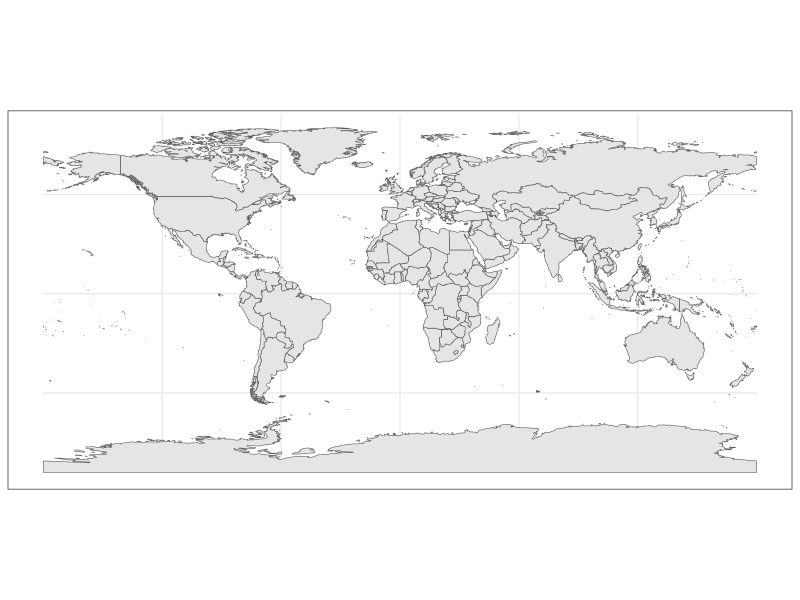
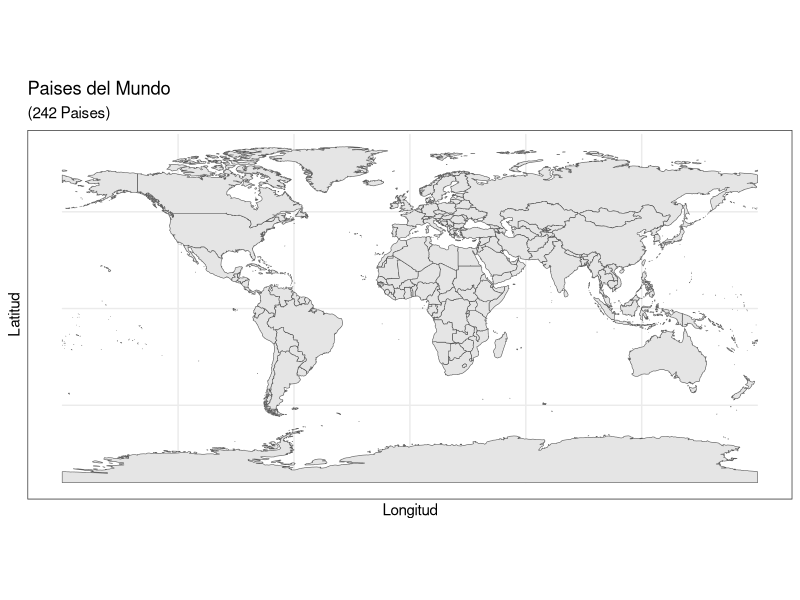
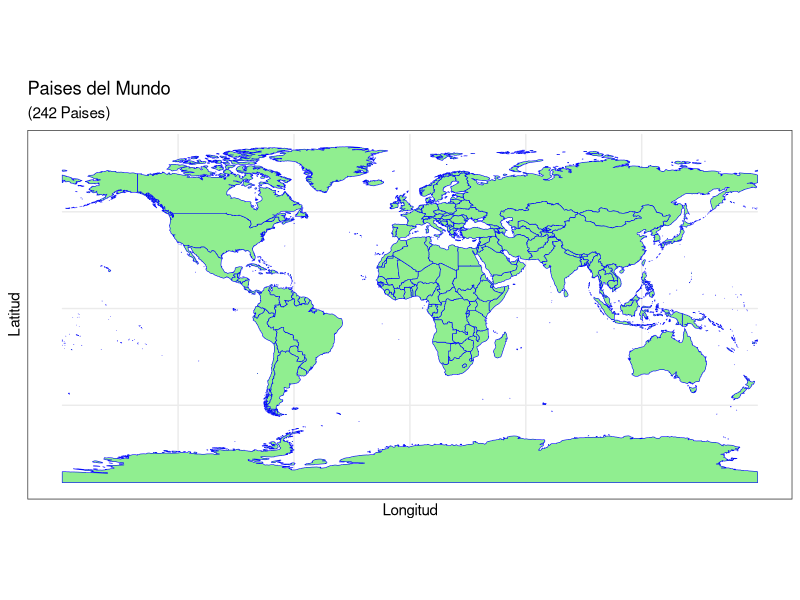
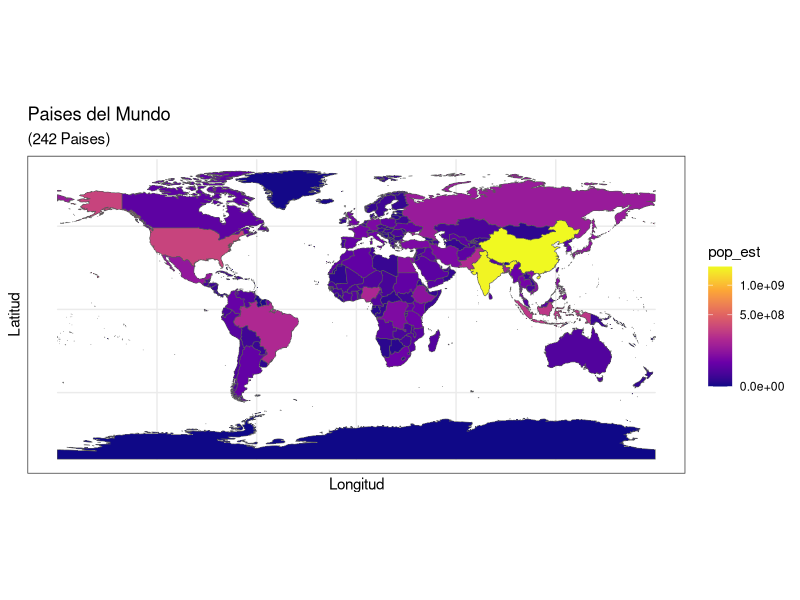
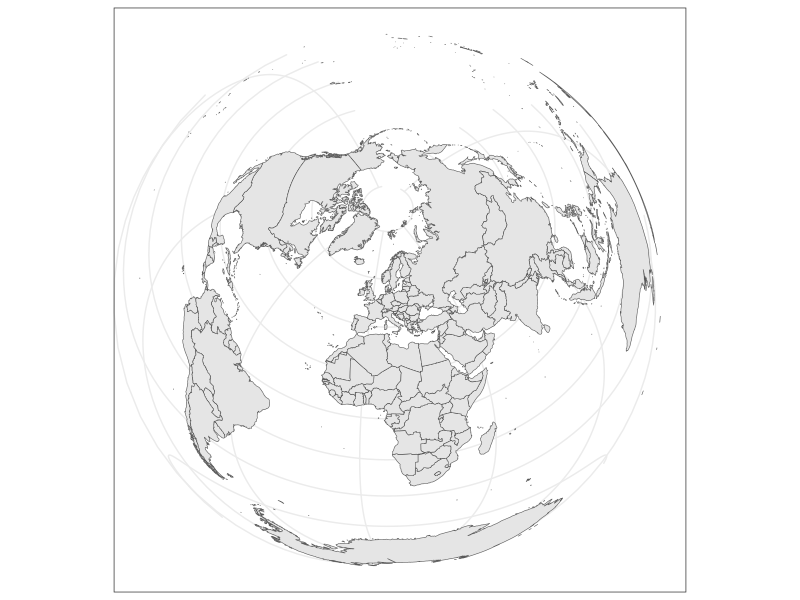
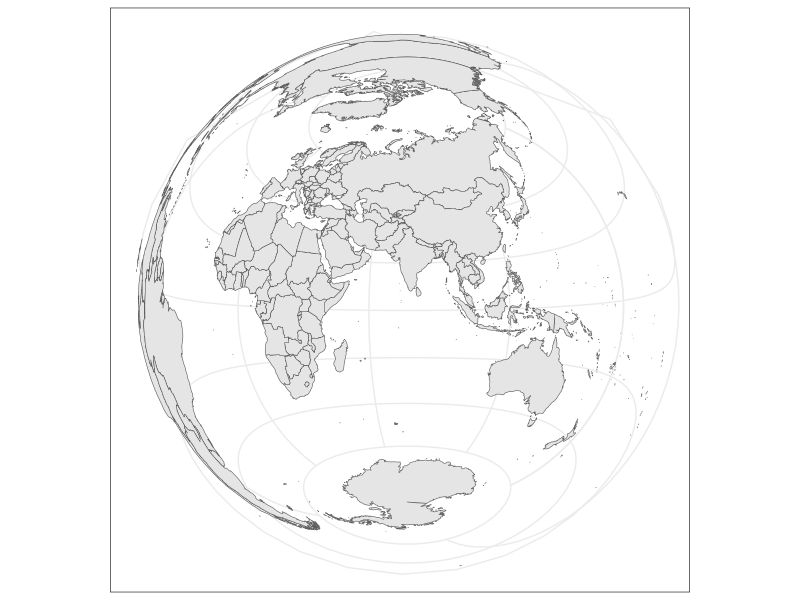
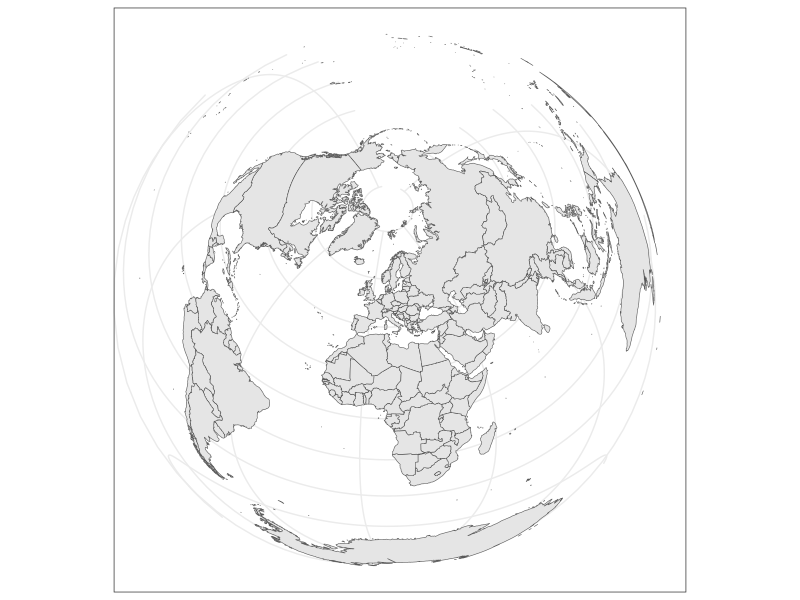
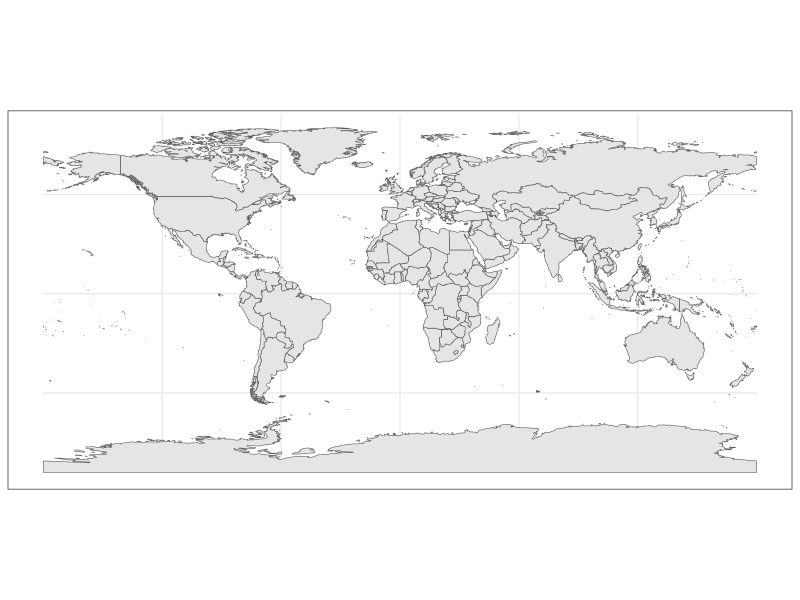

Generate these figures, in order, with R:
## ---- chunk 1
knitr::opts_chunk$set(echo = TRUE)
## ---- chunk 2
library(ggplot2)
library(rnaturalearth)
library(rnaturalearthdata)
library(sp)
library(raster)
theme_set(theme_bw()) ##?theme_bw establece el tema en blanco y negro es una función de ggplot2

elMundo <- ne_countries(scale = "medium", returnclass = "sf") #Retorna poligonos de cada país del mundo, la escala media es de 1:50, la escala larga de 1:10 y la escala pequeña de 1:110. La clase de retorno puede ser sp o sf para datos espaciales

str(elMundo)

#Ahora grafiquemos nuestro mapa 

ggplot(data = elMundo) + geom_sf()

#Decoremos nuestro mapa

ggplot(data = elMundo) + geom_sf() + xlab("Longitud") + ylab("Latitud") +
  ggtitle("Paises del Mundo", subtitle = paste0("(", length(unique(elMundo$name)), " Paises)"))

#Asignemosle colores

ggplot(data = elMundo) + geom_sf(color="blue", fill = "lightgreen") + xlab("Longitud") + ylab("Latitud") +
  ggtitle("Paises del Mundo", subtitle = paste0("(", length(unique(elMundo$name)), " Paises)"))

ggplot(data = elMundo) + geom_sf(aes(fill = pop_est)) + # pop_est es una de las variables contenidas en el dataset "elMundo"
  scale_fill_viridis_c(option = "plasma", trans = "sqrt")+ #plasma es la variante de colores y sqrt la raíz de la población
  xlab("Longitud") + ylab("Latitud") +
  ggtitle("Paises del Mundo", subtitle = paste0("(", length(unique(elMundo$name)), " Paises)"))
## ---- chunk 3
ggplot(data = elMundo) +
    geom_sf() +
    coord_sf(crs = "+proj=laea +lat_0=52 +lon_0=10 +x_0=4321000 +y_0=3210000 +ellps=GRS80 +units=m +no_defs")

# Los parámetros +lat_0=52, +lon_0=10, +x_0=4321000 y +y_0=3210000 son parámetros de la proyección de Lambert Azimuthal Equal Area (LAEA).

# La proyección LAEA es una proyección cartográfica que preserva el área y la forma de los continentes, pero distorsiona la distancia y la dirección. Esta proyección se utiliza comúnmente para representar regiones polares y se basa en un punto central que se utiliza como origen de coordenadas. Los parámetros +lat_0 y +lon_0 definen la latitud y longitud del punto central, mientras que +x_0 y +y_0 definen las coordenadas del punto central en metros.

#+proj=laea: es el tipo de proyección que se está utilizando, en este caso, Lambert Azimuthal Equal Area (LAEA).
#+lat_0=52: es el paralelo de origen en grados, que es la latitud en la que el plano del mapa toca la esfera terrestre.
#+lon_0=10: es el meridiano central en grados, que es la longitud en la que el plano del mapa toca la esfera terrestre.
#+x_0=4321000 y +y_0=3210000:son los falsos este y norte respectivamente. Son las coordenadas en el sistema de proyección que corresponden a la latitud y longitud de origen.
#+ellps=GRS80:es el elipsoide de referencia que se está utilizando.
#+units=m: es la unidad de medida utilizada en el sistema de proyección6.
#+no_defs: este argumento se utiliza para suprimir la carga de las definiciones de elipsoide y datum por defecto


# Cambiemos la longitud y latitud en la que el plano del mapa toca la esfera en 76,3

ggplot(data = elMundo) +
    geom_sf() +
    coord_sf(crs = "+proj=laea +lat_0=3 +lon_0=76 +ellps=GRS80 +units=m +no_defs") 


## ---- chunk 4

#epsg 3035
#+proj=laea +lat_0=52 +lon_0=10 +x_0=4321000 +y_0=3210000 +ellps=GRS80 +units=m +no_defs
#https://spatialreference.org/ref/epsg/3035/

ggplot(data = elMundo) +
    geom_sf() +
    coord_sf(crs = "+init=epsg:3035")

#epsg 4326
#+proj=longlat +ellps=WGS84 +datum=WGS84 +no_defs 
#https://spatialreference.org/ref/epsg/4326/
ggplot(data = elMundo) +
    geom_sf() +
    coord_sf(crs = "+init=epsg:4326")
